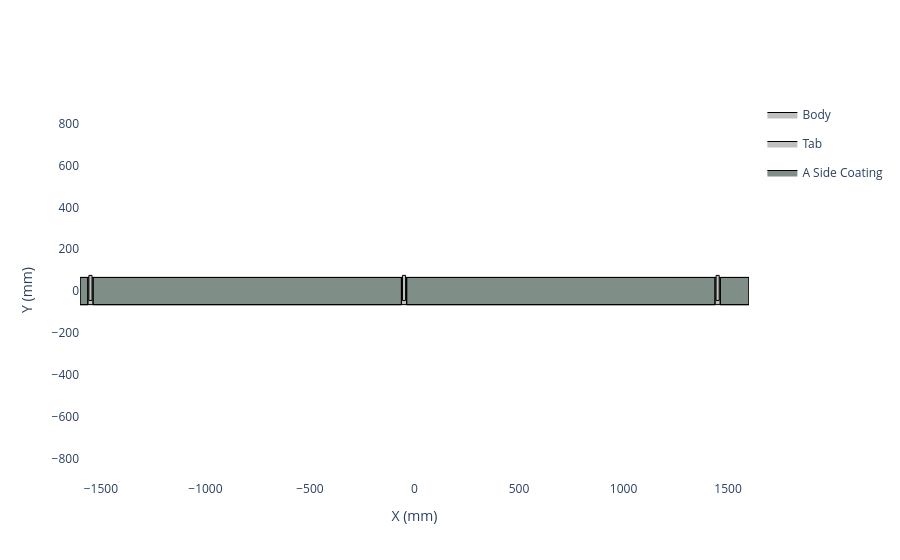

Notebook code for this chart:
### Code cell
# Create the cathode

cathode_current_collector_material = ocd.CurrentCollectorMaterial.from_database('Aluminum')

tab = ocd.WeldTab(
    material=cathode_current_collector_material,
    width=15,
    length=120,
    thickness=13.5
)

cathode_current_collector = ocd.TabWeldedCurrentCollector(
    material=cathode_current_collector_material,
    width=130,
    length=3200,
    thickness=13.5,
    weld_tab=tab,
    tab_overhang=10,
    skip_coat_width=25,
    weld_tab_positions=[50, 1550, 3050]
)

cathode_active_material = ocd.CathodeMaterial.from_database("NMC811")

cathode_formulation = ocd.CathodeFormulation(
    active_materials={cathode_active_material: 95},
    binders={binder: 2.5},
    conductive_additives={conductive_additive: 2.5}
)

my_cathode = ocd.Cathode(
    formulation=cathode_formulation,
    current_collector=cathode_current_collector,
    calender_density=2.93,
    mass_loading=15
)

my_cathode.get_top_down_view()

### Figure 1 — Plotly figure (JSON) as saved in the notebook; plotly's stock layout.template omitted (floating-point values rounded to 4 significant figures)
{"data": [{"fill": "toself", "fillcolor": "#C0C0C0", "legendgroup": "Body", "line": {"color": "black", "width": 1}, "mode": "lines", "name": "Body", "showlegend": true, "type": "scatter", "x": [-1600.0, -1600.0, 1600.0, 1600.0, -1600.0], "y": [-65.0, 65.0, 65.0, -65.0, -65.0]}, {"fill": "toself", "fillcolor": "#C0C0C0", "legendgroup": "Tabs", "line": {"color": "black", "width": 1}, "mode": "lines", "name": "Tab", "showlegend": true, "type": "scatter", "x": [-1558.0, -1558.0, -1542.0, -1542.0, -1558.0], "y": [-45.0, 75.0, 75.0, -45.0, -45.0]}, {"fill": "toself", "fillcolor": "#C0C0C0", "legendgroup": "Tabs", "line": {"color": "black", "width": 1}, "mode": "lines", "name": "Tab", "showlegend": false, "type": "scatter", "x": [-57.5, -57.5, -42.5, -42.5, -57.5], "y": [-45.0, 75.0, 75.0, -45.0, -45.0]}, {"fill": "toself", "fillcolor": "#C0C0C0", "legendgroup": "Tabs", "line": {"color": "black", "width": 1}, "mode": "lines", "name": "Tab", "showlegend": false, "type": "scatter", "x": [1442.0, 1442.0, 1458.0, 1458.0, 1442.0], "y": [-45.0, 75.0, 75.0, -45.0, -45.0]}, {"fill": "toself", "fillcolor": "#7f8e86", "line": {"color": "black", "width": 1}, "mode": "lines", "name": "A Side Coating", "type": "scatter", "x": [-1600.0, -1562.0, -1562.0, -1600.0, -1600.0, -1600.0, -1562.0, -1562.0, -1600.0, -1600.0, NaN, -1538.0, -62.5, -62.5, -1538.0, -1538.0, -1538.0, -62.5, -62.5, -1538.0, -1538.0, NaN, -37.5, 1438.0, 1438.0, -37.5, -37.5, -37.5, 1438.0, 1438.0, -37.5, -37.5, NaN, 1462.0, 1600.0, 1600.0, 1462.0, 1462.0, 1462.0, 1600.0, 1600.0, 1462.0, 1462.0], "y": [-65.0, -65.0, 65.0, 65.0, -65.0, -65.0, -65.0, 65.0, 65.0, -65.0, NaN, -65.0, -65.0, 65.0, 65.0, -65.0, -65.0, -65.0, 65.0, 65.0, -65.0, NaN, -65.0, -65.0, 65.0, 65.0, -65.0, -65.0, -65.0, 65.0, 65.0, -65.0, NaN, -65.0, -65.0, 65.0, 65.0, -65.0, -65.0, -65.0, 65.0, 65.0, -65.0]}], "layout": {"paper_bgcolor": "white", "plot_bgcolor": "white", "xaxis": {"scaleanchor": "y", "title": {"text": "X (mm)"}, "zeroline": false}, "yaxis": {"title": {"text": "Y (mm)"}, "zeroline": false}}}
